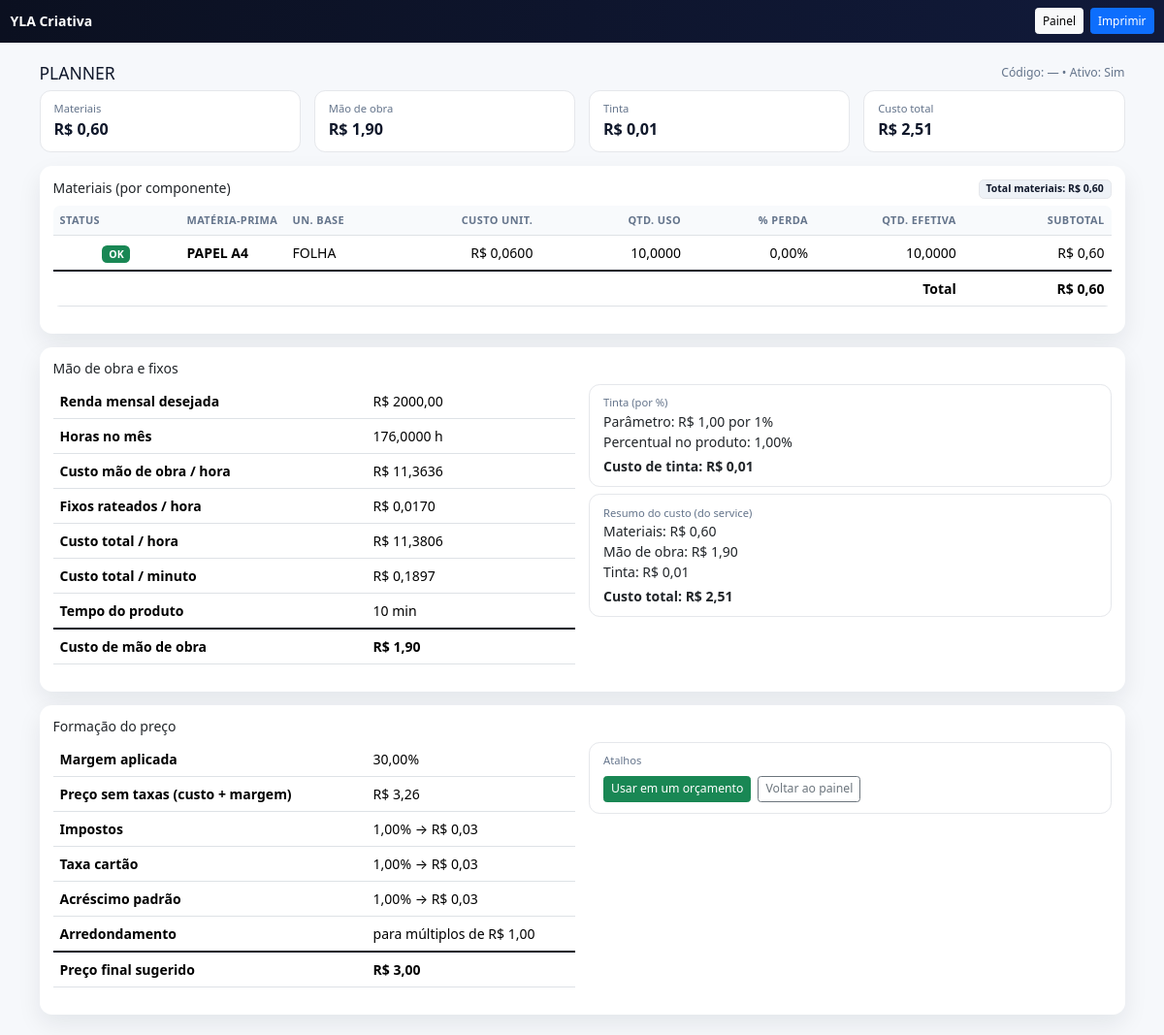
Screenshot of /precificacao/produtos/9/ (signed in) with the database file from the repository.
### precificacao/models.py (models this page shows, shortened)
class Produto(models.Model):
    empresa = models.ForeignKey(Empresa, on_delete=models.CASCADE)
    nome = models.CharField(max_length=150)
    codigo = models.CharField(max_length=50, blank=True)
    descricao = models.TextField(blank=True)
    tempo_producao_minutos = models.PositiveIntegerField(default=0)
    usa_percentual_tinta = models.BooleanField(default=False)
    percentual_tinta = models.DecimalField(max_digits=5, decimal_places=2, default=Decimal("0.00"))  # 0–100
    margem_lucro_override = models.DecimalField(max_digits=6, decimal_places=2, null=True, blank=True)
    ativo = models.BooleanField(default=True)
    custo_estimado_cache = models.DecimalField(max_digits=12, decimal_places=2, default=Decimal("0.00"))
    preco_sugerido_cache = models.DecimalField(max_digits=12, decimal_places=2, default=Decimal("0.00"))

class MateriaPrima(models.Model):
    empresa = models.ForeignKey(Empresa, on_delete=models.CASCADE)
    nome = models.CharField(max_length=120)
    unidade_compra = models.CharField(max_length=10, choices=Unidade.choices, default=Unidade.UN)
    quantidade_compra = models.DecimalField(max_digits=12, decimal_places=4, default=Decimal("1"), validators=[MinValueValidator(Decimal("0.0001"))])
    custo_compra = models.DecimalField(max_digits=12, decimal_places=2, validators=[MinValueValidator(0)])
    unidade_base = models.CharField(max_length=10, choices=Unidade.choices, default=Unidade.UN)
    fator_conversao_para_base = models.DecimalField(
        max_digits=12, decimal_places=6, default=Decimal("1.000000"),
        help_text="Ex.: Resma→Folha = 500; Caixa→Unidade = qtd de itens na caixa."
    )
    perda_percentual = models.DecimalField(
        max_digits=5, decimal_places=2, default=Decimal("0.00"),
        validators=[MinValueValidator(0), MaxValueValidator(100)],
        help_text="% de perda média ao usar (corte, testes etc.)"
    )
    observacoes = models.TextField(blank=True)
    class Meta:
        unique_together = ("empresa", "nome")
    @property
    def custo_unitario_base(self) -> Decimal:
        qty_base = (self.quantidade_compra * self.fator_conversao_para_base) if self.unidade_compra != self.unidade_base else self.quantidade_compra
        if not qty_base:
            return Decimal("0")
        return (self.custo_compra / qty_base).quantize(FOUR_PLACES)

### precificacao/views.py (the view)
# urls.py: path("produtos/<int:pk>/", views.produto_detail, name="produto_detail"),
@login_required
def produto_detail(request, pk):
    produto = get_object_or_404(Produto, pk=pk)
    bd = preco_sugerido(produto, empresa=produto.empresa)
    parametros, _ = ParametrosGlobais.objects.get_or_create(
        empresa=produto.empresa,
        defaults=dict(
            margem_lucro_padrao=Decimal("30.00"),
            acrescimo_padrao_percentual=Decimal("0.00"),
            impostos_percentual_sobre_venda=Decimal("0.00"),
            taxa_cartao_percentual=Decimal("0.00"),
            custo_energia_mensal=Decimal("0.00"),
            custo_internet_mensal=Decimal("0.00"),
            outros_custos_fixos_mensais=Decimal("0.00"),
            custo_tinta_por_percentual=Decimal("0.0000"),
            arredondar_para=Decimal("1.00"),
            incluir_taxas_no_preco_base=True,
        ),
    )
    tabela, _ = TabelaHora.objects.get_or_create(
        empresa=produto.empresa,
        defaults=dict(
            renda_mensal_desejada=Decimal("3000.00"),
            dias_trabalho_mes=22,
            horas_por_dia=Decimal("8.00"),
        ),
    )
    comp_rows = []
    total_materiais = Decimal("0")
    alerts = []
    for comp in produto.componentes.select_related("materia_prima").all():
        mp = comp.materia_prima
        unit = _q(mp.custo_unitario_base, Q4)  # R$ por unidade_base
        perda_pct = Decimal(comp.perda_percentual or 0)
        qtd_uso = _q(comp.quantidade_uso, Q4)
        qtd_efetiva = _q(qtd_uso * (Decimal("1") + perda_pct/Decimal("100")), Q4)
        subtotal = _q(unit * qtd_efetiva, Q2)
        total_materiais += subtotal
        alert = False
        alert_msg = None
        if mp.unidade_base == Unidade.FOLHA and unit > FOLHA_ALERT_THRESHOLD:
            alert = True
            alert_msg = f"Custo por folha alto (R$ {unit}). Verifique fator (ex.: resma→500) e unidade base."
        if not alert and mp.unidade_compra != mp.unidade_base and (mp.fator_conversao_para_base or Decimal("0")) <= 1:
            alert = True
            alert_msg = "Fator de conversão possivelmente incorreto (compra ≠ base, fator ≤ 1)."
        if not alert and mp.unidade_compra == Unidade.RESMA and mp.unidade_base == Unidade.FOLHA and (mp.fator_conversao_para_base or 0) < 300:
            alert = True
            alert_msg = "Resma para folha com fator baixo (<300). Normalmente é 500."
        if alert:
            alerts.append({
                "mp_nome": mp.nome,
                "msg": alert_msg,
            })
        comp_rows.append({
            "mp_nome": mp.nome,
            "un_base": mp.unidade_base,
            "unit": unit,
            "qtd": qtd_uso,
            "perda": perda_pct,
            "qtd_efetiva": qtd_efetiva,
            "subtotal": subtotal,
            "alert": alert,
            "alert_msg": alert_msg,
        })
    horas_mes = _q(tabela.horas_mes(), Q4)
    mao_hora  = _q(tabela.mao_de_obra_hora(parametros), Q4)
    fixos_hora = _q(tabela.fixos_hora(parametros), Q4)
    custo_hora_total = _q(tabela.custo_hora_total(parametros), Q4)
    custo_minuto_total = _q(tabela.custo_minuto_total(parametros), Q4)
    tempo_min = Decimal(produto.tempo_producao_minutos or 0)
    custo_mo = _q(custo_minuto_total * tempo_min, Q2)
    tinta_pct = Decimal(produto.percentual_tinta or 0)
    tinta_custo_pct = Decimal(parametros.custo_tinta_por_percentual or 0)
    custo_tinta = _q((tinta_pct/Decimal("100")) * tinta_custo_pct, Q2) if produto.usa_percentual_tinta else Decimal("0.00")
    margem_usada = (Decimal(produto.margem_lucro_override)
                    if produto.margem_lucro_override is not None
                    else Decimal(parametros.margem_lucro_padrao))
    impostos_pct = Decimal(parametros.impostos_percentual_sobre_venda or 0)
    taxa_cartao_pct = Decimal(parametros.taxa_cartao_percentual or 0)
    acrescimo_pct = Decimal(parametros.acrescimo_padrao_percentual or 0)
    ctx = {
        "produto": produto,
        "bd": bd,
        "comp_rows": comp_rows,
        "alerts": alerts,                    # 👈 lista de alertas para o topo
        "total_materiais": _q(total_materiais, Q2),
        "horas_mes": horas_mes,
        "renda_mensal": _q(tabela.renda_mensal_desejada, Q2),
        "mao_hora": mao_hora,
        "fixos_hora": fixos_hora,
        "custo_hora_total": custo_hora_total,
        "custo_minuto_total": custo_minuto_total,
        "tempo_min": tempo_min,
        "custo_mo": custo_mo,
        "usa_tinta": produto.usa_percentual_tinta,
        "tinta_pct": tinta_pct,
        "tinta_custo_pct": _q(tinta_custo_pct, Q2),
        "custo_tinta": _q(custo_tinta, Q2),
        "margem_usada": _q(margem_usada, Q2),
        "impostos_pct": _q(impostos_pct, Q2),
        "taxa_cartao_pct": _q(taxa_cartao_pct, Q2),
        "acrescimo_pct": _q(acrescimo_pct, Q2),
        "arredondar_para": _q(parametros.arredondar_para, Q2),
    }
    return render(request, "precificacao/produto_detail.html", ctx)

### precificacao/templates/precificacao/produto_detail.html (shortened to what this page needs)
<!doctype html>
<html lang="pt-br">
<head>
  <link href="https://cdn.jsdelivr.net/npm/bootstrap@5.3.3/dist/css/bootstrap.min.css" rel="stylesheet" />
</head>
<body>
{% url 'home' as home_url %}
{% url 'precificacao:dashboard' as dash_url %}
<nav class="navbar nav-pro navbar-dark">
  <div class="container-fluid">
    <a class="navbar-brand fw-bold" href="{{ home_url|default:'#' }}">YLA Criativa</a>
    <div class="d-flex align-items-center gap-2 ms-auto">
      <a class="btn btn-sm btn-light" href="{{ dash_url|default:'#' }}">Painel</a>
      <button class="btn btn-sm btn-primary no-print" onclick="window.print()">Imprimir</button>
    </div>
  </div>
</nav>
<main class="container py-3 py-lg-4">
  <div class="d-flex flex-wrap justify-content-between align-items-center mb-2">
    <h1 class="h5 m-0">{{ produto.nome }}</h1>
    <div class="text-muted-2 small">
      Código: {{ produto.codigo|default:"—" }} • Ativo: {{ produto.ativo|yesno:"Sim,Não" }}
    </div>
  </div>
  <div class="row g-3 mb-3">
    <div class="col-6 col-md-3">
      <div class="kpi">
        <div class="small">Materiais</div>
        <div class="fs-4 fw-bold">R$ {{ bd.materiais|floatformat:2 }}</div>
      </div>
    </div>
    <div class="col-6 col-md-3">
      <div class="kpi">
        <div class="small">Mão de obra</div>
        <div class="fs-4 fw-bold">R$ {{ bd.mao_de_obra|floatformat:2 }}</div>
      </div>
    </div>
    <div class="col-6 col-md-3">
      <div class="kpi">
        <div class="small">Tinta</div>
        <div class="fs-4 fw-bold">R$ {{ bd.tinta|floatformat:2 }}</div>
      </div>
    </div>
    <div class="col-6 col-md-3">
      <div class="kpi">
        <div class="small">Custo total</div>
        <div class="fs-4 fw-bold">R$ {{ bd.custo_total|floatformat:2 }}</div>
      </div>
    </div>
  </div>
  <div class="card card-clean p-3 mb-3">
    <div class="d-flex justify-content-between align-items-center mb-2">
      <h2 class="h6 m-0">Materiais (por componente)</h2>
      <span class="badge badge-soft">Total materiais: R$ {{ total_materiais|floatformat:2 }}</span>
    </div>
    <div class="table-responsive">
      <table class="table align-middle bg-white rounded-3 overflow-hidden">
        <thead>
          <tr>
            <th style="width:12%">Status</th>
            <th>Matéria-prima</th>
            <th style="width:10%">Un. base</th>
            <th style="width:14%" class="text-end">Custo unit.</th>
            <th style="width:14%" class="text-end">Qtd. uso</th>
            <th style="width:12%" class="text-end">% Perda</th>
            <th style="width:14%" class="text-end">Qtd. efetiva</th>
            <th style="width:14%" class="text-end">Subtotal</th>
          </tr>
        </thead>
        <tbody>
          {% for r in comp_rows %}
            <tr class="{% if r.alert %}table-warning{% endif %}">
              <td class="text-center">
                {% if r.alert %}
                  <span class="badge text-bg-warning">⚠️ Verificar</span>
                  <div class="small text-muted">{{ r.alert_msg }}</div>
                {% else %}
                  <span class="badge text-bg-success">OK</span>
                {% endif %}
              </td>
              <td class="fw-semibold">{{ r.mp_nome }}</td>
              <td>{{ r.un_base }}</td>
              <td class="text-end">R$ {{ r.unit|floatformat:4 }}</td>
              <td class="text-end">{{ r.qtd|floatformat:4 }}</td>
              <td class="text-end">{{ r.perda|floatformat:2 }}%</td>
              <td class="text-end">{{ r.qtd_efetiva|floatformat:4 }}</td>
              <td class="text-end">R$ {{ r.subtotal|floatformat:2 }}</td>
            </tr>
          {% empty %}
            <tr><td colspan="8" class="text-muted-2">Sem componentes cadastrados.</td></tr>
          {% endfor %}
        </tbody>
        <tfoot>
          <tr class="tfoot-strong">
            <th colspan="7" class="text-end">Total</th>
            <th class="text-end">R$ {{ total_materiais|floatformat:2 }}</th>
          </tr>
        </tfoot>
      </table>
    </div>
  </div>
  <div class="card card-clean p-3 mb-3">
    <h2 class="h6 mb-2">Mão de obra e fixos</h2>
    <div class="row g-3">
      <div class="col-md-6">
        <div class="table-responsive">
          <table class="table align-middle">
            <tbody>
              <tr><th style="width:60%">Renda mensal desejada</th><td>R$ {{ renda_mensal|floatformat:2 }}</td></tr>
              <tr><th>Horas no mês</th><td>{{ horas_mes|floatformat:4 }} h</td></tr>
              <tr><th>Custo mão de obra / hora</th><td>R$ {{ mao_hora|floatformat:4 }}</td></tr>
              <tr><th>Fixos rateados / hora</th><td>R$ {{ fixos_hora|floatformat:4 }}</td></tr>
              <tr><th>Custo total / hora</th><td>R$ {{ custo_hora_total|floatformat:4 }}</td></tr>
              <tr><th>Custo total / minuto</th><td>R$ {{ custo_minuto_total|floatformat:4 }}</td></tr>
              <tr><th>Tempo do produto</th><td>{{ tempo_min|floatformat:0 }} min</td></tr>
              <tr class="tfoot-strong"><th>Custo de mão de obra</th><td>R$ {{ custo_mo|floatformat:2 }}</td></tr>
            </tbody>
          </table>
        </div>
      </div>
      <div class="col-md-6">
        <div class="kpi mb-2">
          <div class="small">Tinta (por %)</div>
          {% if usa_tinta %}
            <div>Parâmetro: R$ {{ tinta_custo_pct|floatformat:2 }} por 1%</div>
            <div>Percentual no produto: {{ tinta_pct|floatformat:2 }}%</div>
            <div class="fs-6 fw-bold mt-1">Custo de tinta: R$ {{ custo_tinta|floatformat:2 }}</div>
          {% else %}
            <div class="text-muted-2">Produto não usa percentual de tinta.</div>
          {% endif %}
        </div>
        <div class="kpi">
          <div class="small">Resumo do custo (do service)</div>
          <div>Materiais: R$ {{ bd.materiais|floatformat:2 }}</div>
          <div>Mão de obra: R$ {{ bd.mao_de_obra|floatformat:2 }}</div>
          <div>Tinta: R$ {{ bd.tinta|floatformat:2 }}</div>
          <div class="fs-6 fw-bold mt-1">Custo total: R$ {{ bd.custo_total|floatformat:2 }}</div>
        </div>
      </div>
    </div>
  </div>
  <div class="card card-clean p-3">
    <h2 class="h6 mb-2">Formação do preço</h2>
    <div class="row g-3">
      <div class="col-md-6">
        <div class="table-responsive">
          <table class="table align-middle">
            <tbody>
              <tr><th style="width:60%">Margem aplicada</th><td>{{ margem_usada|floatformat:2 }}%</td></tr>
              <tr><th>Preço sem taxas (custo + margem)</th><td>R$ {{ bd.preco_sem_taxas|floatformat:2 }}</td></tr>
              <tr><th>Impostos</th><td>{{ impostos_pct|floatformat:2 }}% → R$ {{ bd.impostos|floatformat:2 }}</td></tr>
              <tr><th>Taxa cartão</th><td>{{ taxa_cartao_pct|floatformat:2 }}% → R$ {{ bd.taxa_cartao|floatformat:2 }}</td></tr>
              <tr><th>Acréscimo padrão</th><td>{{ acrescimo_pct|floatformat:2 }}% → R$ {{ bd.acrescimo_padrao|floatformat:2 }}</td></tr>
              <tr><th>Arredondamento</th><td>para múltiplos de R$ {{ arredondar_para|floatformat:2 }}</td></tr>
              <tr class="tfoot-strong"><th>Preço final sugerido</th><td>R$ {{ bd.preco_final|floatformat:2 }}</td></tr>
            </tbody>
          </table>
        </div>
      </div>
      <div class="col-md-6">
        <div class="kpi">
          <div class="small">Atalhos</div>
          <div class="d-flex flex-wrap gap-2 mt-2">
            <a class="btn btn-success btn-sm" href="{% url 'precificacao:orcamento_create' %}">Usar em um orçamento</a>
            <a class="btn btn-outline-secondary btn-sm" href="{{ dash_url|default:'#' }}">Voltar ao painel</a>
          </div>
        </div>
      </div>
    </div>
  </div>
</main>
</body>
</html>

### rows the page displays
Produto: nome "PLANNER", codigo "—", ativo "Sim", percentual_tinta "1,00"
MateriaPrima: mp_nome "PAPEL A4", un_base "FOLHA"

### other values shown
{{ bd.materiais|floatformat:2 }} "0,60"
{{ bd.mao_de_obra|floatformat:2 }} "1,90"
{{ bd.tinta|floatformat:2 }} "0,01"
{{ bd.custo_total|floatformat:2 }} "2,51"
{{ total_materiais|floatformat:2 }} "0,60"
{{ r.unit|floatformat:4 }} "0,0600"
{{ r.qtd|floatformat:4 }} "10,0000"
{{ r.perda|floatformat:2 }} "0,00"
{{ r.qtd_efetiva|floatformat:4 }} "10,0000"
{{ r.subtotal|floatformat:2 }} "0,60"
{{ renda_mensal|floatformat:2 }} "2000,00"
{{ horas_mes|floatformat:4 }} "176,0000"
{{ mao_hora|floatformat:4 }} "11,3636"
{{ fixos_hora|floatformat:4 }} "0,0170"
{{ custo_hora_total|floatformat:4 }} "11,3806"
